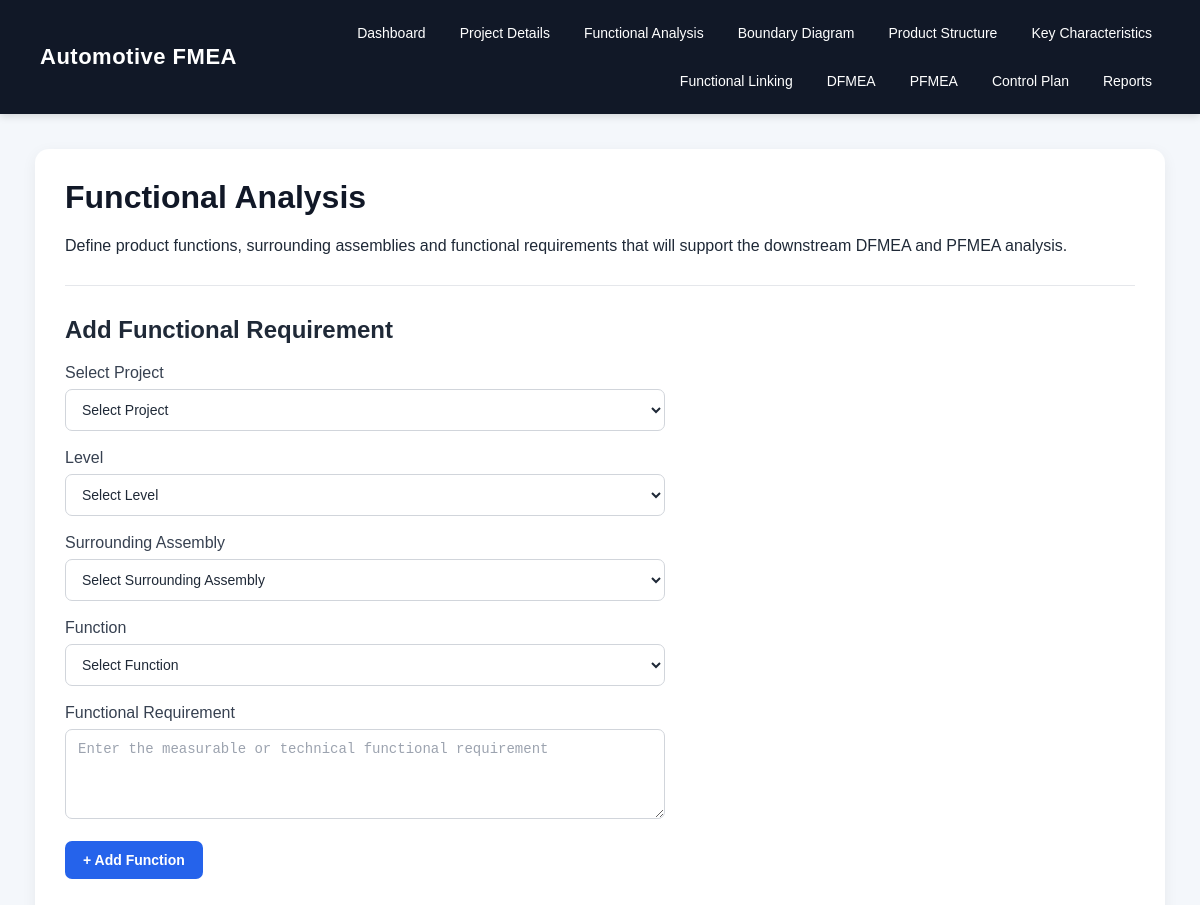
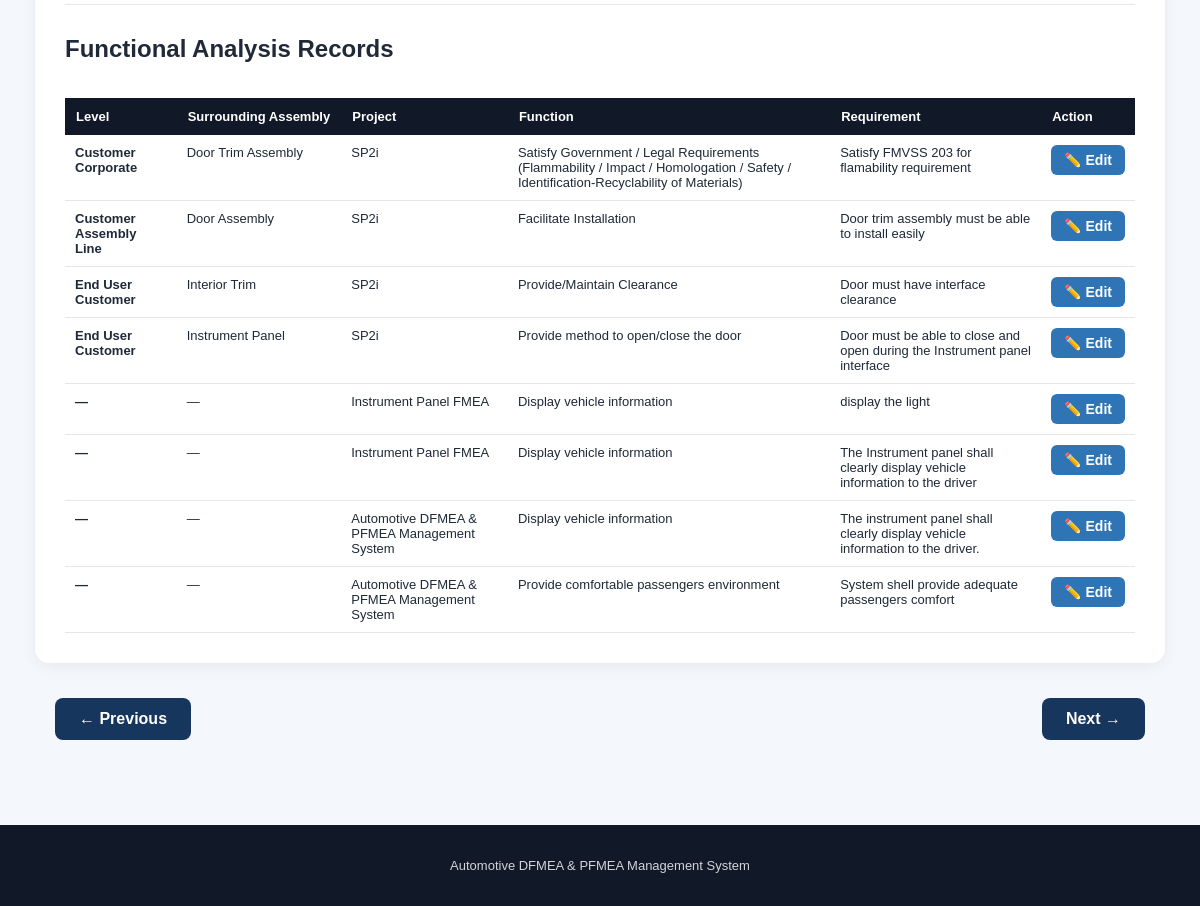
The app's page /functional-analysis (signed in) with its own data (2 pictures, top to bottom).
### tables this page shows
CREATE TABLE functional_analysis (
            id INTEGER PRIMARY KEY AUTOINCREMENT,
            project_id INTEGER,
            function TEXT,
            requirement TEXT, level TEXT, surrounding_assembly TEXT,
            FOREIGN KEY (project_id) REFERENCES projects(id)
        );

CREATE TABLE projects (
            id INTEGER PRIMARY KEY AUTOINCREMENT,
            project_name TEXT NOT NULL,
            product_name TEXT,
            customer TEXT,
            project_number TEXT,
            created_date TEXT
        , oem_name TEXT DEFAULT 'Generic', compliance_mode TEXT DEFAULT 'AIAG-VDA 2019');

### app.py (the view, shortened to what this page needs)
@app.route(
    "/functional-analysis",
    methods=["GET", "POST"]
)
def functional_analysis():
    conn = get_db()
    selected_project_id = request.args.get(
        "project_id",
        ""
    )
    edit_id = request.args.get(
        "edit_id",
        ""
    )
    projects = conn.execute(
        """
        SELECT *
        FROM projects
        ORDER BY project_name
        """
    ).fetchall()
    records = conn.execute(
        """
        SELECT
            fa.id,
            fa.project_id,
            p.project_name,
            fa.level,
            fa.surrounding_assembly,
            fa.function,
            fa.requirement
        FROM functional_analysis AS fa
        LEFT JOIN projects AS p
            ON fa.project_id = p.id
        ORDER BY fa.id DESC
        """
    ).fetchall()
    edit_record = None
    conn.close()
    navigation = page_navigation(
        "functional_analysis",
        selected_project_id
    )
    return render_template(
        "functional_analysis.html",
        projects=projects,
        records=records,
        selected_project_id=selected_project_id,
        edit_record=edit_record,
        **navigation
    )

### app.py (called while the page is built)
def get_db():
    os.makedirs("database", exist_ok=True)
    conn = sqlite3.connect(DATABASE)
    conn.row_factory = sqlite3.Row
    return conn

@app.before_request
def require_login():
    if request.endpoint in {"login", "static"}:
        return
    if "user_id" not in session:
        return redirect(url_for("login"))

def get_next_page(current_endpoint):
    for index, (endpoint, title) in enumerate(PAGE_FLOW):
        if endpoint == current_endpoint:
            if index < len(PAGE_FLOW) - 1:
                return PAGE_FLOW[index + 1]
            return None
    return None

def get_previous_page(current_endpoint):
    for index, (endpoint, title) in enumerate(PAGE_FLOW):
        if endpoint == current_endpoint:
            if index > 0:
                return PAGE_FLOW[index - 1]
            return None
    return None

### templates/functional_analysis.html (shortened to what this page needs)
{% extends "base.html" %}
{% block content %}
<div class="container">
    <h1>Functional Analysis</h1>
    <p>
        Define product functions, surrounding assemblies and functional
        requirements that will support the downstream DFMEA and PFMEA analysis.
    </p>
    <hr>
    <h2>Add Functional Requirement</h2>
    <form method="POST">
        <label for="project_id">Select Project</label>
        <select id="project_id" name="project_id" required>
            <option value="">Select Project</option>
        </select>
        <br><br>
        <label for="level">Level</label>
        <select
            id="level"
            name="level"
            required
        >
            <option value="">
                Select Level
            </option>
        </select>
        <br><br>
        <label for="surrounding_assembly">
            Surrounding Assembly
        </label>
        <select
            id="surrounding_assembly"
            name="surrounding_assembly"
        >
            <option value="">
                Select Surrounding Assembly
            </option>
        </select>
        <br><br>
        <label for="function">
            Function
        </label>
        <select
            id="function"
            name="function"
            required
        >
            <option value="">
                Select Function
            </option>
        </select>
        <br><br>
        <label for="requirement">
            Functional Requirement
        </label>
        <textarea
            id="requirement"
            name="requirement"
            placeholder="Enter the measurable or technical functional requirement"
            required
        ></textarea>
        <br><br>
        <button type="submit">
            + Add Function
        </button>
    </form>
    <hr>
    <h2>Functional Analysis Records</h2>
    {% if records %}
    <div style="overflow-x:auto;">
        <table>
            <thead>
                <tr>
                    <th>Level</th>
                    <th>Surrounding Assembly</th>
                    <th>Project</th>
                    <th>Function</th>
                    <th>Requirement</th>
                    <th>Action</th>
                </tr>
            </thead>
            <tbody>
                {% for analysis in records %}
                <tr>
                    <td>
                        <strong>
                            {{ analysis.level or "—" }}
                        </strong>
                    </td>
                    <td>
                        {{ analysis.surrounding_assembly or "—" }}
                    </td>
                    <td>
                        {{ analysis.project_name or "—" }}
                    </td>
                    <td>
                        {{ analysis.function or "—" }}
                    </td>
                    <td>
                        {{ analysis.requirement or "—" }}
                    </td>
                    <td>
                        <a
                            href="{{ url_for('edit_functional_analysis', record_id=analysis.id) }}"
                            class="edit-btn"
                        >
                            ✏️ Edit
                        </a>
                    </td>
                </tr>
                {% endfor %}
            </tbody>
        </table>
    </div>
    {% else %}
        <p>
            No functional analysis records have been added yet.
        </p>
    {% endif %}
</div>
{% endblock %}

### templates/base.html (shortened to what this page needs)
<!DOCTYPE html>
<html lang="en">
<head>
    <link rel="stylesheet"
          href="{{ url_for('static', filename='css/style.css') }}">
</head>
<body>
    <header>
        <div class="logo">
            Automotive FMEA
        </div>
        <nav>
            <a href="/dashboard">
                Dashboard
            </a>
            <a href="/project">
                Project Details
            </a>
            <a href="/functional-analysis">
                Functional Analysis
            </a>
            <a href="/boundary-diagram">
                Boundary Diagram
            </a>
            <a href="/product-structure">
                Product Structure
            </a>
            <a href="/key-characteristics">
                Key Characteristics
            </a>
            <a href="/functional-links">
                Functional Linking
            </a>
            <a href="/dfmea">
                DFMEA
            </a>
            <a href="/pfmea">
                PFMEA
            </a>
            <a href="/control-plan">
                Control Plan
            </a>
            <a href="/reports">
                Reports
            </a>
        </nav>
    </header>
    <main>
        {% block content %}
        {% endblock %}
        <div class="page-navigation">
            {% if request.path == "/project" %}
                <a href="/dashboard"
                   class="nav-btn">
                    ← Previous
                </a>
            {% elif request.path == "/functional-analysis" %}
                <a href="/project"
                   class="nav-btn">
                    ← Previous
                </a>
            {% elif request.path == "/boundary-diagram" %}
                <a href="/functional-analysis"
                   class="nav-btn">
                    ← Previous
                </a>
            {% elif request.path == "/product-structure" %}
                <a href="/boundary-diagram"
                   class="nav-btn">
                    ← Previous
                </a>
            {% elif request.path == "/key-characteristics" %}
                <a href="/product-structure"
                   class="nav-btn">
                    ← Previous
                </a>
            {% elif request.path == "/functional-links" %}
                <a href="/key-characteristics"
                   class="nav-btn">
                    ← Previous
                </a>
            {% elif request.path == "/dfmea" %}
                <a href="/functional-links"
                   class="nav-btn">
                    ← Previous
                </a>
            {% elif request.path == "/pfmea" %}
                <a href="/dfmea"
                   class="nav-btn">
                    ← Previous
                </a>
            {% elif request.path == "/control-plan" %}
                <a href="/pfmea"
                   class="nav-btn">
                    ← Previous
                </a>
            {% elif request.path == "/reports" %}
                <a href="/control-plan"
                   class="nav-btn">
                    ← Previous
                </a>
            {% endif %}
            {% if request.path == "/dashboard" %}
                <a href="/project"
                   class="nav-btn next-btn">
                    Next →
                </a>
            {% elif request.path == "/project" %}
                <a href="/functional-analysis"
                   class="nav-btn next-btn">
                    Next →
                </a>
            {% elif request.path == "/functional-analysis" %}
                <a href="/boundary-diagram"
                   class="nav-btn next-btn">
                    Next →
                </a>
            {% elif request.path == "/boundary-diagram" %}
                <a href="/product-structure"
                   class="nav-btn next-btn">
                    Next →
                </a>
            {% elif request.path == "/product-structure" %}
                <a href="/key-characteristics"
                   class="nav-btn next-btn">
                    Next →
                </a>
            {% elif request.path == "/key-characteristics" %}
                <a href="/functional-links"
                   class="nav-btn next-btn">
                    Next →
                </a>
            {% elif request.path == "/functional-links" %}
                <a href="/dfmea"
                   class="nav-btn next-btn">
                    Next →
                </a>
            {% elif request.path == "/dfmea" %}
                <a href="/pfmea"
                   class="nav-btn next-btn">
                    Next →
                </a>
            {% elif request.path == "/pfmea" %}
                <a href="/control-plan"
                   class="nav-btn next-btn">
                    Next →
                </a>
            {% elif request.path == "/control-plan" %}
                <a href="/reports"
                   class="nav-btn next-btn">
                    Next →
                </a>
            {% endif %}
        </div>
    </main>
    <footer>
        <p>
            Automotive DFMEA &amp; PFMEA Management System
        </p>
    </footer>
</body>
</html>

### static/css/style.css (style rules this page uses)
* { box-sizing: border-box; }
body { margin: 0; font-family: Arial, Helvetica, sans-serif; background: #f4f7fb; color: #1f2937; }
header { background: #111827; color: white; padding: 18px 40px; display: flex; align-items: center; justify-content: space-between; gap: 25px; box-shadow: 0 2px 8px rgba(0, 0, 0, 0.15); }
.logo { font-size: 22px; font-weight: bold; letter-spacing: 0.5px; white-space: nowrap; }
nav { display: flex; gap: 18px; align-items: center; justify-content: flex-end; flex-wrap: wrap; max-width: 900px; }
nav a { color: white; text-decoration: none; font-weight: 500; font-size: 14px; padding: 7px 8px; border-radius: 6px; transition: background 0.2s, color 0.2s; }
main { min-height: calc(100vh - 130px); padding: 35px; }
.primary-btn, button { display: inline-block; background: #2563eb; color: white; border: none; padding: 11px 18px; border-radius: 7px; cursor: pointer; text-decoration: none; font-size: 14px; font-weight: 600; transition: background 0.2s, transform 0.15s; }
.container { max-width: 1250px; margin: auto; background: white; padding: 30px; border-radius: 14px; box-shadow: 0 4px 15px rgba(0, 0, 0, 0.06); overflow-x: auto; }
.container h1 { margin-top: 0; color: #111827; }
.container h2 { margin-top: 28px; color: #1f2937; }
form { margin-top: 15px; }
label { display: block; margin-bottom: 7px; color: #374151; font-weight: 500; }
input, select, textarea { width: 100%; max-width: 600px; padding: 11px 12px; border: 1px solid #d1d5db; border-radius: 7px; font-size: 14px; background: white; color: #1f2937; }
textarea { resize: vertical; min-height: 90px; }
input::placeholder, textarea::placeholder { color: #9ca3af; }
table { border-collapse: collapse; margin-top: 15px; background: white; width: 100%; }
th { background: #111827; color: white; padding: 11px; text-align: left; font-size: 13px; white-space: nowrap; }
td { padding: 10px; border-bottom: 1px solid #e5e7eb; font-size: 13px; vertical-align: top; }
.container table { min-width: 800px; }
a { transition: color 0.2s; }
hr { border: none; border-top: 1px solid #e5e7eb; margin: 30px 0; }
footer { background: #111827; color: #d1d5db; text-align: center; padding: 20px; margin-top: 30px; font-size: 13px; }
.page-navigation { display: flex; justify-content: space-between; align-items: center; margin: 35px auto 20px; max-width: 1200px; padding: 0 20px; }
.nav-btn { display: inline-block; padding: 12px 24px; border-radius: 8px; background: #17365D; color: white; text-decoration: none; font-weight: 600; transition: 0.2s ease; }
.next-btn { margin-left: auto; }

### templates/functional_analysis.html (style rules this page uses)
.edit-btn { display: inline-block; padding: 7px 13px; background: #2F75B5; color: white; text-decoration: none; border-radius: 6px; font-size: 14px; font-weight: 600; white-space: nowrap; }

### records on screen
functional_analysis: level "Customer Corporate", surrounding_assembly "Door Trim Assembly", project_name "SP2i", function "Satisfy Government / Legal Requirements (Flammability / Impact / Homologation / Safety / Identification-Recyclability of Materials)", requirement "Satisfy FMVSS 203 for flamability requirement"
functional_analysis: level "Customer Assembly Line", surrounding_assembly "Door Assembly", project_name "SP2i", function "Facilitate Installation", requirement "Door trim assembly must be able to install easily"
functional_analysis: level "End User Customer", surrounding_assembly "Interior Trim", project_name "SP2i", function "Provide/Maintain Clearance", requirement "Door must have interface clearance"
functional_analysis: level "End User Customer", surrounding_assembly "Instrument Panel", project_name "SP2i", function "Provide method to open/close the door", requirement "Door must be able to close and open during the Instrument panel interface"
functional_analysis: level "—", surrounding_assembly "—", project_name "Instrument Panel FMEA", function "Display vehicle information", requirement "display the light"
functional_analysis: level "—", surrounding_assembly "—", project_name "Instrument Panel FMEA", function "Display vehicle information", requirement "The Instrument panel shall clearly display vehicle information to the driver"
functional_analysis: level "—", surrounding_assembly "—", project_name "Automotive DFMEA & PFMEA Management System", function "Display vehicle information", requirement "The instrument panel shall clearly display vehicle information to the driver."
functional_analysis: level "—", surrounding_assembly "—", project_name "Automotive DFMEA & PFMEA Management System", function "Provide comfortable passengers environment", requirement "System shell provide adequate passengers comfort"
